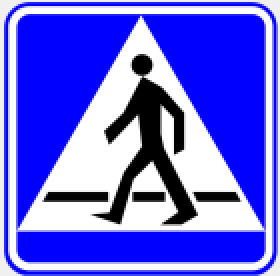
%> input picture App/images/tests/test (1).png, 140 x 138 px (shown 2 times larger); its folder holds only this picture in this run
$ octave nn_test.m   (GNU Octave 9; MATLAB toolbox functions it lacks are replaced by stand-ins)
%> lines starting %> are read from the running program, lines starting %| are printed output that depends on the picture; in (x1, y1, x2, y2) boxes, pixels count from 0 and x2, y2 are one past the last pixel; in counts of white or black regions, pixels touching at a corner belong together; the program's own positions count from 1
### detect_blue_signs.m
% function detecting potential information signs in given image
% returns binary image of potential information signs (1) and background (0)
function bin_info = detect_blue_signs(im,threshold)

% set apart certain color masks
r = im(:,:,1);
g = im(:,:,2);
b = im(:,:,3);
% subplot(2,3,1); imshow(r);
% subplot(2,3,2); imshow(g);
% subplot(2,3,3); imshow(b);

% transforming image to 1-dimension gray scale
my_bin = rgb2gray(im);
% my_bin = medfilt2(my_bin, [3 3]);
% formula to take information signs by color
formulas_value = (g./b)<threshold & (r./b)<threshold;
% binarize image using threshold
my_bin(formulas_value == 1) = 255;
my_bin(formulas_value == 0) = 0;
% subplot(2,3,4); imshow(my_bin);

% noise reduction
pic_size = size(im);
my_bin = bwareaopen(my_bin, round(pic_size(1)*pic_size(2)/500));
% dilatation to reduce signs' inner part
my_bin = bwmorph(my_bin, 'dilate', 4);

l = bwlabel(my_bin);
coeffs = regionprops(my_bin, 'MajorAxisLength', 'MinorAxisLength');
max_value = max(l, [], 'all');

for i = 1 : max_value
    ratio = coeffs(i).MajorAxisLength / coeffs(i).MinorAxisLength;
    if ratio > 2.0 | ratio < 0.3
        my_bin(l == i) = 0;
    end
end

bin_info = my_bin;

bin_info = imclose(bin_info, strel('disk', 10));
bin_info = imfill(bin_info, 'holes');
% bin_info = my_bin;
% subplot(2,3,5); imshow(bin_info);

end

### App/geom_coeffs.m
% function calculating geometry coefficients of objects in given binary image
function coeffs = geom_coeffs(im)

% label objects
l = bwlabel(im);
% subplot(2,3,6); imshow(label2rgb(l));

% calculate how objects there are on image
n = max(l,[],'all');

% preparing region props and the most valuable coefficients
a = regionprops(im,'all');
fun = {@AO5RBlairBliss,@AO5RMalinowska,@AO5RShape,@RegionPropsCircularity,@AO5RDanielsson};

% calculate coefficients
coeffs = zeros(n, length(fun));
for i=1:n
    for j=1:length(fun)
        coeffs(i,j) = fun{j}(a(i).Image);
    end
end

end

### App/AO5RBlairBliss.m
function Rb = AO5RBlairBliss(im)
[h, w] = size(im);
S = sum(sum(im));
[x,y] = meshgrid(1:w, 1:h);
ms = [sum(sum(im.*y)), sum(sum(im.*x))];
ms = ms./S;
[x, y] = find(im>0);
Rb = S/ sqrt(2*pi* sum(((x-ms(1)).^2 + (y-ms(2)).^2).^.5));
end

### App/AO5RMalinowska.m
function Rm = AO5RMalinowska(im)
L = sum(sum(bwmorph(im,'remove')));
S = sum(sum(im));
Rm = L / sqrt(4*pi*S)-1;
end

### App/AO5RShape.m
function Rs = AO5RShape(im)
L = sum(sum(bwmorph(im,'remove')));
S = sum(sum(im));
Rs = L^2 / (4*pi*S);
end

### App/RegionPropsCircularity.m
function Circ = RegionPropsCircularity(im)
a = regionprops(im,'all');
Circ = a.Circularity;
end

### App/AO5RDanielsson.m
function Rd = AO5RDanielsson(im)
S = sum(sum(im));
im = 1-im;
im = double(bwdist(im));
Rd = S^3 / sum(sum(im))^2;
end

### detect_red_signs.m
% function detecting potential warning signs in given image
% returns binary image of potential information signs (1) and background (0)
function bin_info = detect_red_signs(im,threshold)

% set apart certain color masks
r = im(:,:,1);
g = im(:,:,2);
b = im(:,:,3);
% subplot(2,3,1); imshow(r);
% subplot(2,3,2); imshow(g);
% subplot(2,3,3); imshow(b);

% transforming image to 1-dimension gray scale
my_bin = rgb2gray(im);
% my_bin = medfilt2(my_bin, [3 3]);
% formula to take information signs by color
formulas_value = (g./r)<threshold & (b./r)<threshold;
% binarize image using threshold
my_bin(formulas_value == 1) = 255;
my_bin(formulas_value == 0) = 0;
% subplot(2,3,4); imshow(my_bin);

% noise reduction
pic_size = size(im);
my_bin = bwareaopen(my_bin, round(pic_size(1)*pic_size(2)/500));
% dilatation to reduce signs' inner part
my_bin = bwmorph(my_bin, 'dilate', 4);

l = bwlabel(my_bin);
coeffs = regionprops(my_bin, 'MajorAxisLength', 'MinorAxisLength');
max_value = max(l, [], 'all');

for i = 1 : max_value
    ratio = coeffs(i).MajorAxisLength / coeffs(i).MinorAxisLength;
    if ratio > 2.0 | ratio < 0.3
        my_bin(l == i) = 0;
    end
end

bin_info = my_bin;

bin_info = imclose(bin_info, strel('disk', 10));
bin_info = imfill(bin_info, 'holes');
% bin_info = my_bin;
% subplot(2,3,5); imshow(bin_info);

end

### App/nn_test.m
clear; clc;

% thresholds
threshold_blue = 0.65;
threshold_red = 0.65;

% loading working neural network
load('nn_2nd_best_rescue.mat');

% indexes of testing images
start_index_of_tests = 1;
end_index_of_tests = 10;
num_of_tests = end_index_of_tests - start_index_of_tests + 1;
% testing neural network
for i=start_index_of_tests:end_index_of_tests
    % loading file
    fname = sprintf('images/tests/test (%d).png', i);
    test_im = double(imread(fname));
    test_coeffs = [];
    % testing blue objects
    im_cpy = test_im;
    test_blue_ver = detect_blue_signs(im_cpy,threshold_blue);
%> in detect_blue_signs, `r = im(:,:,1);`:
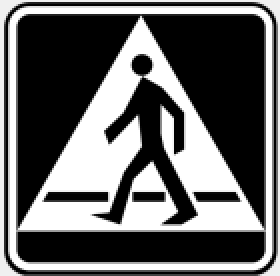
%> r: size 138x140 double (shown 2 times larger); min 0, max 255, mean 101.8
%> in detect_blue_signs, `b = im(:,:,3);`:
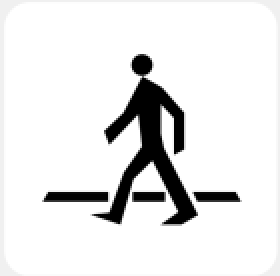
%> b: size 138x140 double (shown 2 times larger); min 0, max 255, mean 231
%> in detect_blue_signs, `my_bin = rgb2gray(im);`:
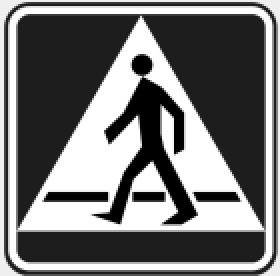
%> my_bin: size 138x140 double (shown 2 times larger); min 0, max 255, mean 116.6
%> in detect_blue_signs, `formulas_value = (g./b)<threshold & (r./b)<threshold;`:
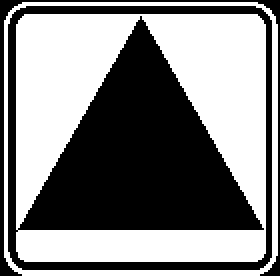
%> formulas_value: size 138x140 logical (shown 2 times larger); 52.6% white; 2 black regions, box (x1, y1, x2, y2) and area: (4, 3, 136, 135) 8469, (0, 0, 140, 138) 694
%> in detect_blue_signs, `my_bin = bwmorph(my_bin, 'dilate', 4);`:
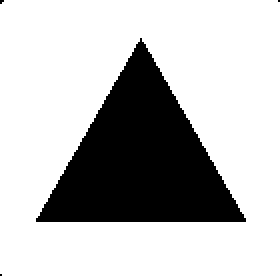
%> my_bin: size 138x140 logical (shown 2 times larger); 74.7% white; 4 black regions (3 under 20 px), largest, box (x1, y1, x2, y2) and area: (18, 19, 123, 111) 4887
%> in detect_blue_signs, `coeffs = regionprops(my_bin, 'MajorAxisLength', 'MinorAxisLength');`: coeffs = 1 region; MajorAxisLength and MinorAxisLength: 180.1 174.6
%> in detect_blue_signs, `max_value = max(l, [], 'all');`: max_value = 1
%> the loop in detect_blue_signs, `for i = 1 : max_value` made 1 pass
%> ratio on pass 1: 1.03
%> in detect_blue_signs, `bin_info = imclose(bin_info, strel('disk', 10));`: bin_info: size 138x140 logical; 75.7% white; 4 black regions (3 under 20 px), largest, box (x1, y1, x2, y2) and area: (25, 29, 116, 111) 4686
%> in detect_blue_signs, `bin_info = imfill(bin_info, 'holes');`:
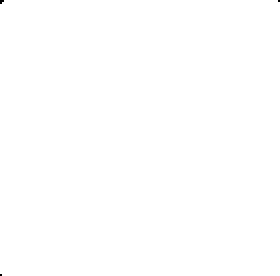
%> bin_info: size 138x140 logical (shown 2 times larger); 100% white; black in thin lines or dots
    test_coeffs = [geom_coeffs(test_blue_ver)];
%> in geom_coeffs, `l = bwlabel(im);`: l: size 138x140 double; values 0 (black) and 1 (white), 100% white; black in thin lines or dots
%> in geom_coeffs, `a = regionprops(im,'all');`: a = 1 region; box (x1, y1, x2, y2), Area, Centroid, MajorAxisLength, MinorAxisLength and Eccentricity: (0, 0, 140, 138) 19315 [70.5 69.5] 161.6 159.3 0.168
%> the loop in geom_coeffs, `for i=1:n` made 1 pass
%> pass 1, in AO5RDanielsson, `im = double(bwdist(im));`:
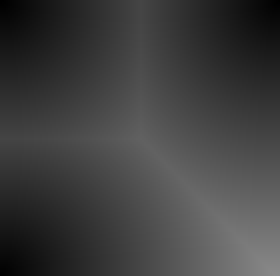
%> im: size 138x140 double (shown 2 times larger); min 0, max 137, mean 63.3
%> after the loop in geom_coeffs, `for i=1:n`: coeffs = [7.6 0.112 1.24 0.829 4.81]
%> test_coeffs = [7.6 0.112 1.24 0.829 4.81]
    blue_sizes = size(test_coeffs);
%> blue_sizes = [1 5]
    subplot(2,num_of_tests,i-start_index_of_tests+1); imshow(test_blue_ver); % showing objects
    % testing red objects
    im_cpy = test_im;
    test_red_ver = detect_red_signs(im_cpy,threshold_red);
%> in detect_red_signs, `formulas_value = (g./r)<threshold & (b./r)<threshold;`: formulas_value: size 138x140 logical; every value is 0
%> in detect_red_signs, `my_bin(formulas_value == 0) = 0;`: my_bin: size 138x140 double; every value is 0
%> in detect_red_signs, `coeffs = regionprops(my_bin, 'MajorAxisLength', 'MinorAxisLength');`: coeffs = empty struct
%> in detect_red_signs, `max_value = max(l, [], 'all');`: max_value = 0
    test_coeffs = [test_coeffs;geom_coeffs(test_red_ver)];
%> in geom_coeffs (call 2), `a = regionprops(im,'all');`: a = 0 regions
    subplot(2,num_of_tests,num_of_tests+i-start_index_of_tests+1); imshow(test_red_ver); % showing objects

    % % showing test-image's coeffs
    % test_coeffs;

    % inserting coeffs into neural network
%> (the run ends here)
